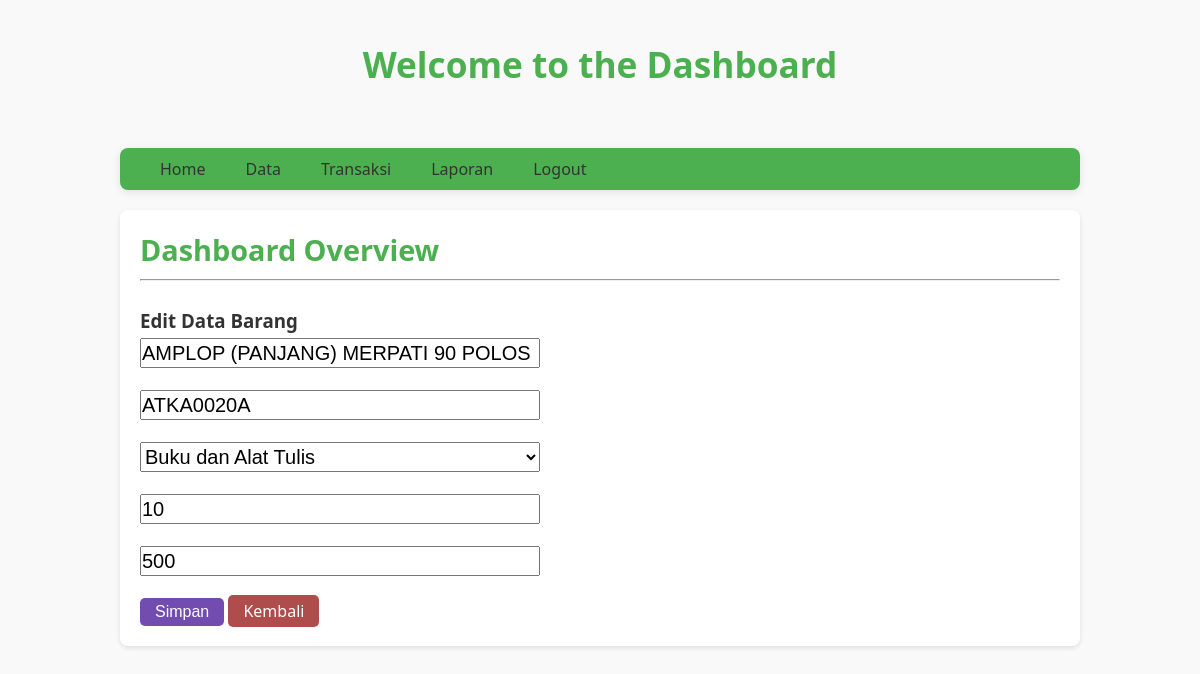
/dashboard.php?page=edit_barang&id=3 (signed in), run on the app's committed database.
### tables this page shows
CREATE TABLE `products` (
  `id` int(11) NOT NULL,
  `kode` varchar(191) NOT NULL,
  `nama_produk` varchar(191) DEFAULT NULL,
  `category_id` int(11) DEFAULT NULL,
  `stok` int(11) DEFAULT NULL,
  `harga` int(11) DEFAULT NULL
);

CREATE TABLE `categories` (
  `id` int(11) NOT NULL,
  `nama_kategori` varchar(191) DEFAULT NULL
);

### pages/edit_barang.php (the view, shortened to what this page needs)
<?php
   extract($_GET);
   $query = "SELECT * FROM products WHERE id='$id'";
   $edit = $conn->query($query)->fetch_assoc();
   ?>
<?php
   $query = "SELECT * FROM categories";
   $result = $conn->query($query);
   ?>
<h3 class="my-2">Edit Data Barang</h3>
<form action="action/update_barang.php" method="POST">
    <input type="text" class="myinput"
        name="nama_product" required placeholder="nama barang" value="<?= $edit['nama_produk']; ?>">
    <br>
    <br>
    <input type="text" class="myinput"
        name="kode" required placeholder="kode barang" value="<?= $edit['kode']; ?>">
    <br>
    <br>
    <select name="category_id" id="category_id" class="myinput" required>
        <?php
           if ($result->num_rows > 0) {
               while ($c = $result->fetch_assoc()) {
           ?>
                <option value="<?= $c['id']; ?>"
                    <?= ($edit['category_id'] == $c['id'] ? 'selected' : ''); ?>><?= $c['nama_kategori']; ?></option>
        <?php
               }
           }
           ?>
    </select>
    <br>
    <br>
    <input type="number" class="myinput"
        name="stok" required placeholder="stok" value="<?= $edit['stok']; ?>">
    <br>
    <br>
    <input type="number" class="myinput"
        name="harga" required placeholder="harga" value="<?= $edit['harga']; ?>">
    <br>
    <br>
    <button type="submit" class="btn-primary">Simpan</button>
    <a href="?page=barang" class="btn-danger">Kembali</a>
    <br>
</form>

### assets/dashboard.css (style rules this page uses)
* { margin: 0; padding: 0; box-sizing: border-box; }
body { font-family: "Segoe UI", Tahoma, Geneva, Verdana, sans-serif; background-color: #f9f9f9; color: #333; }
.btn-primary { text-decoration: none; background-color: #724caf; color: white; padding: 5px 15px; border: none; border-radius: 5px; font-size: 16px; cursor: pointer; transition: background-color 0.3s ease, transform 0.3s ease; }
.btn-danger { text-decoration: none; background-color: #af4c4c; color: white; padding: 5px 15px; border: none; border-radius: 5px; font-size: 16px; cursor: pointer; transition: background-color 0.3s ease, transform 0.3s ease; }
.my-2 { margin-top: 5px; margin-bottom: 5px; }
.myinput { width: 400px; height: 30px; font-size: 20px; }

### data on the page
products: nama_product "AMPLOP (PANJANG) MERPATI 90 POLOS", kode "ATKA0020A", category_id "Buku dan Alat Tulis", stok "10", harga "500"
